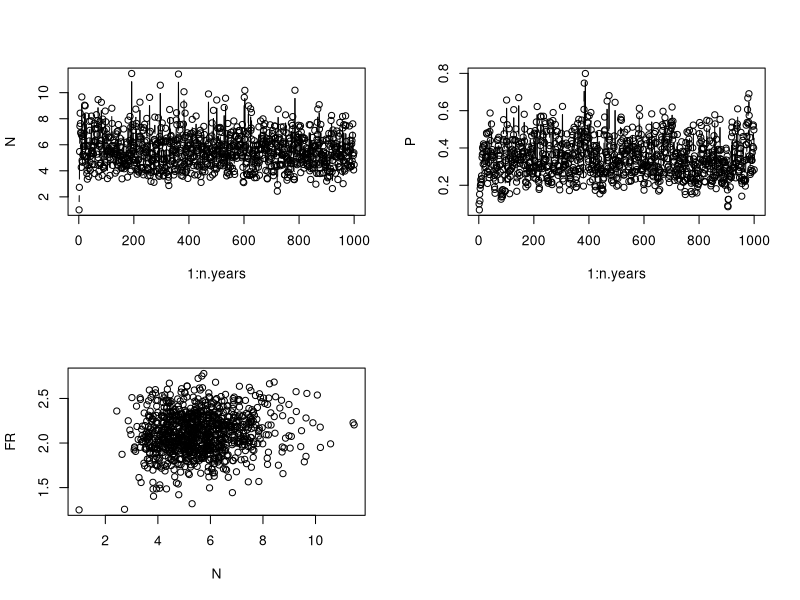

This figure's R source: (Note: this script raises an error after producing the figure.)
#### 15/03/2018 -- FBarraquand and OGimenez
#### Computation of the Hessian for the discrete-time Leslie-May model


### --- Questions ------------------------------------------------------------------#### 
### Better to do this numerically or symbolically? (e.g. later in MAPLE?) 
### If numerically, how far into parameter space, i.e. what precision for the grid? 
### --------------------------------------------------------------------------------####

rm(list=ls())
graphics.off()

##################### Helper function #####################################################
### By OG 
logprot <- function(v){
eps <- 2.2204e-016
u <- log(eps) * (1+vector(length=length(v)))
index <- (v>eps)
u[index] <- log(v[index])
u
}

##################### Simulation used #####################################################

### Model used (use stored simulated data later on, just tryouts for now)
n.years<-1000  	# Long time series to look at structural identifiability
N1<-1			# Initial pop size
P1<-0.1
K<-1			# threshold dd 
beta<-1			# density-dependence exponent
rmax_V<-2			# Max AVERAGE growth rate (thus not a true max...)
rmax_P<-0.5
sigma2.proc<-0.05		# worked well with 0.005
# Process sigma on the log-scale, use the Peretti et al. value. 0.005


### FR and predator parameters
C<-2.5
D<-1
Q<-10

### Simulation of data
#set.seed(42) 
set.seed(41)
#set.seed(40)

y<-N<-P<-FR<-numeric(n.years)
N[1]<-N1
P[1]<-P1
FR[1]<-C*N[1]/(D+N[1])

rV<-rnorm(n.years-1,rmax_V,sqrt(sigma2.proc))
rP<-rnorm(n.years-1,rmax_P,sqrt(sigma2.proc))
FRnoise<-rnorm(n.years,0,sqrt(sigma2.proc))

for (t in 1:(n.years-1)){
 
  FR[t+1]<-(C*N[t]/(D+N[t])) + FRnoise[t+1]
  N[t+1]<-N[t]*(exp(rV[t])/(1+(N[t]/K)^beta))*exp(-FR[t]*P[t]/N[t])
  P[t+1]<-P[t]*exp(rP[t])/(1+P[t]*Q/N[t])
}
## Plotting time series of abundances and FR
par(mfrow=c(2,2))
plot(1:n.years,N,type="b")
plot(1:n.years,P,type="b")
#curve(dbeta(x,a,b),from=0, to=1)
plot(N,FR)

### Produce dataset to fit
data = cbind(log(N),log(P),FR) 

##################### Define likelihood and RSS for both models with and without noisy FRs ######################################

################# Define the likelihood ########################################
logLik=function(theta,y){
#### y is the data with n rows and 3 columns // log-abundance data + FR data

#### Parameters
# theta1 = r 
# theta2 = gamma
# theta3 = sigma1
# theta4 = s
# theta5 = q 
# theta6 = sigma2
# theta7 = C
# theta8 = D
# theta9 = sigma3

n=nrow(y)
ll = 0.0 ### Or p_1(a_1|x_1) p(x_1)
for (t in 2:n){
N_t = exp(y[t-1,1])
P_t = exp(y[t-1,2]) 

######## Error that was previously there!! N_t/P_t instead P_t/N_t ###
### mu1 = y[t-1,1] + theta[1] - log(1+theta[2]*N_t) - y[t-1,3]*N_t/P_t
######################################################################
mu1 = y[t-1,1] + theta[1] - logprot(1+theta[2]*N_t) - y[t-1,3]*P_t/N_t
mu2 = y[t-1,2] + theta[4] - logprot((1+theta[5]*P_t/N_t))
mu3 = (theta[7]*N_t)/(theta[8] + N_t)
#ll= ll + log(dnorm(y[t,1], mu1, theta[3])) +  log(dnorm(y[t,2], mu2, theta[6])) + log(dnorm(y[t,3], mean = mu3, sd = theta[9]))
# we have log(0) problem
d1=dnorm(y[t,1], mu1, theta[3],log=T) ## directly asking for the log avoids problems
d2=dnorm(y[t,2], mu2, theta[6],log=T)
d3=dnorm(y[t,3], mu3, theta[9],log=T)
ll=ll+d1+d2+d3
}
return(-ll)
}


############### Working directly with the sum of squares ######################
RSS=function(theta,y){
  #### y is the data with n rows and 3 columns // log-abundance data + FR data
  
  #### Parameters
  # theta1 = r 
  # theta2 = gamma
  # theta3 = s
  # theta4 = q 
  # theta5 = C
  # theta6 = D
  # not the same theta
  
  n=nrow(y)
  rss = 0.0 ### Or p_1(a_1|x_1) p(x_1)
  for (t in 2:n){
    N_t = exp(y[t-1,1])
    P_t = exp(y[t-1,2]) 
    ############## Correction of error ###########################################
    ## mu1 = y[t-1,1] + theta[1] - log(1+theta[2]*N_t) - y[t-1,3]*N_t/P_t # error
    mu1 = y[t-1,1] + theta[1] - logprot(1+theta[2]*N_t) - y[t-1,3]*P_t/N_t # corrected
    mu2 = y[t-1,2] + theta[3] - logprot((1+theta[4]*P_t/N_t))
    mu3 = (theta[5]*N_t)/(theta[6] + N_t)
    rss=rss+(y[t,1] - mu1)^2+(y[t,2]-mu2)^2+(y[t,3]-mu3)^2
  }
  return(rss)
}

############################### LL ##################################################

################# Define the likelihood ########################################

logLik_FRwoutNoise=function(theta,y){
#### y is the data with n rows and 3 columns // log-abundance data + FR data

#### Parameters
# theta1 = r 
# theta2 = gamma
# theta3 = sigma1
# theta4 = s
# theta5 = q 
# theta6 = sigma2
# theta7 = C
# theta8 = D
# theta9 = sigma3

n=nrow(y)
ll = 0.0 ### Or p_1(a_1|x_1) p(x_1)
for (t in 2:n){
N_t = exp(y[t-1,1])
P_t = exp(y[t-1,2]) 

######## Error that was previously there!! N_t/P_t instead P_t/N_t ###
### mu1 = y[t-1,1] + theta[1] - log(1+theta[2]*N_t) - y[t-1,3]*N_t/P_t
######################################################################
mu1 = y[t-1,1] + theta[1] - logprot(1+theta[2]*N_t) - (theta[7]*P_t)/(theta[8] + N_t)
mu2 = y[t-1,2] + theta[4] - logprot((1+theta[5]*P_t/N_t))
#ll= ll + log(dnorm(y[t,1], mu1, theta[3])) +  log(dnorm(y[t,2], mu2, theta[6])) + log(dnorm(y[t,3], mean = mu3, sd = theta[9]))
# we have log(0) problem
d1=dnorm(y[t,1], mu1, theta[3],log=T) ## directly asking for the log avoids problems
d2=dnorm(y[t,2], mu2, theta[6],log=T)
#d3=dnorm(y[t,3], mu3, theta[9],log=T)
ll=ll+d1+d2#+d3
}
return(-ll)
}


############### Working directly with the sum of squares ######################
RSS_FRwoutNoise=function(theta,y){
  #### y is the data with n rows and 3 columns // log-abundance data + FR data
  
  #### Parameters
  # theta1 = r 
  # theta2 = gamma
  # theta3 = s
  # theta4 = q 
  # theta5 = C
  # theta6 = D
  # not the same theta
  
  n=nrow(y)
  rss = 0.0 ### Or p_1(a_1|x_1) p(x_1)
  for (t in 2:n){
    N_t = exp(y[t-1,1])
    P_t = exp(y[t-1,2]) 
    ############## Correction of error ###########################################
    ## mu1 = y[t-1,1] + theta[1] - log(1+theta[2]*N_t) - y[t-1,3]*N_t/P_t # error
    mu1 = y[t-1,1] + theta[1] - logprot(1+theta[2]*N_t) -  (theta[5]*P_t)/(theta[6] + N_t) # corrected
    mu2 = y[t-1,2] + theta[3] - logprot((1+theta[4]*P_t/N_t))
    rss=rss+(y[t,1] - mu1)^2+(y[t,2]-mu2)^2#+(y[t,3]-mu3)^2
  }
  return(rss)
}

################################ Computation of MLE ##########################################################
################################ + computation of the Hessian at the MLE #####################################

######### Estimation starting at the MLE ###########
theta_true  = c(rmax_V,1/K,sqrt(0.05),rmax_P,Q,sqrt(0.05),C,D,sqrt(0.05))
p_opt<-optim(theta_true, logLik, y=data,method="BFGS",hessian=T)
p_opt$par
theta_true

######### Estimation starting away from MLE ########
theta_init = theta_true + rnorm(9,0,sd=0.05)
p_opt<-optim(theta_init, logLik, y=data,method="BFGS",hessian=T,control=list(fnscale=-1))
p_opt$par
theta_true
### Ask optim for the Hessian
hessian=p_opt$hessian
print(hessian, dig = 9) ## or use scipen
options(scipen = 999)
print(hessian, dig = 9)
#revert back
options(scipen = 0)

eigen(hessian) ## clearly no zeroes there? 
# $values
# [1] 41617.593143 40362.310251 37309.863813 33668.343616 18679.557058 18079.111183    93.263279    12.579849     1.507702

lambda1 = max(eigen(hessian)$values)
9*lambda1*10^(-9) #way below lowest eigenvalue

# should be reproduced for several simulations later on. 

## --- old comments on previous simus ---- #
# There is however the question of whether this matrix is positive definite. 
# (which happens for the Hessian when all eigenvalues are positive) -> I'm not sure in fact. 
# The last eigenvalue is negative. On the other hand it is very small so we can consider it zero. 
## ---------------------------------------- #

# Looking at the correlations in the matrix 

Sigma =solve(hessian) #variance-covariance matrix
Rho = cov2cor(Sigma) #correlation matrix
library(corrplot)
par(mfrow=c(1,1))
rownames(Rho) = c("r_V","1/K_V","sigma1","r_P","Q","sigma2","C","D","sigma3")
colnames(Rho) = c("r_V","1/K_V","sigma1","r_P","Q","sigma2","C","D","sigma3")
corrplot(Rho, method="circle")
corrplot(Rho, method = "number")
# There are significant correlations between pairs of parameters (same as in the Bayesian analysis)

######## Estimation based on RSS ##################

### New restricted theta
theta_true  = c(rmax_V,1/K,rmax_P,Q,C,D)
p_opt<-optim(theta_true, RSS,y=data,hessian=T)
p_opt$par
theta_true
p_opt$hessian
eigen(p_opt$hessian) ### clearly interesting and non zero
# $values
# [1] 3334.2367985 2000.8569587 1736.6593414    8.9622937    1.4761840    0.1603394
# 
# $vectors
# [,1]          [,2]          [,3]          [,4]          [,5]          [,6]
# [1,]  7.739897e-01 -1.080998e-12  4.475014e-12  2.216871e-10 -6.331982e-01  1.602045e-09
# [2,] -6.331982e-01  2.257642e-12  1.515849e-12  2.719858e-10 -7.739897e-01  1.961642e-09
# [3,]  2.183674e-12  9.992858e-01  2.420841e-11 -9.492240e-12 -9.464525e-11 -3.778865e-02
# [4,] -2.225576e-12 -3.778865e-02 -3.714140e-12 -2.153198e-10 -2.530934e-09 -9.992858e-01
# [5,]  2.562748e-12  2.312261e-11 -9.299362e-01  3.677209e-01  1.253021e-10 -7.665235e-11
# [6,] -3.279388e-13 -7.693068e-12  3.677209e-01  9.299362e-01  3.277751e-10 -2.014524e-10

# Let's try from somewhere slightly different
theta_init = theta_true + rnorm(6,0,sd=0.05)
p_opt<-optim(theta_init, RSS, y=data,hessian=T)
p_opt$par
theta_true
p_opt$hessian
eigen(p_opt$hessian) ### clearly interesting and non zero
#$values
# [1] 3352.8312867 2000.8570244 1735.5738470    8.9450653    1.2821586    0.1615576
# 
# $vectors
# [,1]          [,2]          [,3]         [,4]          [,5]          [,6]
# [1,]  7.718547e-01  2.191974e-12 -1.043386e-12 2.212856e-10 -6.357990e-01 -1.340079e-09
# [2,] -6.357990e-01 -8.543305e-14 -4.183676e-12 2.691969e-10 -7.718547e-01 -1.625599e-09
# [3,]  1.715033e-12 -9.992857e-01 -8.596346e-12 1.284783e-11  7.828529e-11 -3.778910e-02
# [4,] -8.572868e-13  3.778910e-02 -3.438708e-12 2.772205e-10  2.105292e-09 -9.992857e-01
# [5,]  1.855122e-12  8.737344e-12 -9.298957e-01 3.678232e-01  1.317965e-10  1.055713e-10
# [6,] -3.522451e-13 -9.151013e-13  3.678232e-01 9.298957e-01  3.226127e-10  2.566702e-10


###################################################################################################
################### Now for the model where the FR is specified without the noise #################
###################################################################################################
# Revert back to full theta_true with 9 elements
# Nope!! There are only 8 elements here, no sigma3!!

theta_true  = c(rmax_V,1/K,sqrt(0.05),rmax_P,Q,sqrt(0.05),C,D)
p_opt<-optim(theta_true, logLik_FRwoutNoise, method="BFGS",y=data,hessian=T)
p_opt$par
### BFGS
# [1]  1.5041455  0.5197072  0.2226370  0.5065558 10.3046050  0.2314249 33.2937812 66.2760413
### Nelder-Mead
# [1]  1.9914255  0.9680671  0.2224996  0.5107744 10.4210424  0.2310457  3.2480513  1.8051012
theta_true
# [1]  2.0000000  1.0000000  0.2236068  0.5000000 10.0000000  0.2236068  2.5000000  1.0000000
p_opt$hessian
# [,1]          [,2]          [,3]          [,4]          [,5]          [,6]          [,7]          [,8]
# [1,]  2.017933e+04 -1.744166e+04  1.334904e+02 -1.776357e-09  0.000000e+00  3.552714e-09 -9.778635e+02  4.602678e+02
# [2,] -1.744166e+04  1.508817e+04 -1.271656e+02 -3.552714e-09 -2.309264e-08 -3.552714e-09  8.390894e+02 -3.920669e+02
# [3,]  1.334904e+02 -1.271656e+02  4.062105e+04 -1.065814e-08  1.421085e-08  2.131628e-08 -9.458752e+00  5.322839e+00
# [4,] -1.776357e-09 -3.552714e-09 -1.065814e-08  1.871413e+04 -7.040348e+02  2.880262e+01  0.000000e+00 -1.598721e-08
# [5,]  0.000000e+00 -2.309264e-08  1.421085e-08 -7.040348e+02  2.795303e+01 -2.714926e+00  0.000000e+00 -1.776357e-08
# [6,]  3.552714e-09 -3.552714e-09  2.131628e-08  2.880262e+01 -2.714926e+00  3.761812e+04  3.552714e-09  3.552714e-09
# [7,] -9.778635e+02  8.390894e+02 -9.458752e+00  0.000000e+00  0.000000e+00  3.552714e-09  5.381699e+01 -2.630698e+01
# [8,]  4.602678e+02 -3.920669e+02  5.322839e+00 -1.598721e-08 -1.776357e-08  3.552714e-09 -2.630698e+01  1.318995e+01
eigen(p_opt$hessian)
# $values
# [1] 6.054577e+04 4.031416e+04 3.730971e+04 1.867950e+04 5.779300e+01 1.504246e+00 5.509579e-02
# [8] 5.308338e-05
# 
# $vectors
# [,1]          [,2]          [,3]          [,4]          [,5]          [,6]
# [1,]  5.764044e-01 -4.308947e-05  1.260089e-12 -4.883187e-13  8.171292e-01 -2.827274e-10
# [2,] -8.171589e-01  4.152968e-05  1.139785e-13 -3.081142e-13  5.764101e-01 -2.160426e-10
# [3,] -5.876738e-05 -1.000000e+00  1.064255e-11 -3.343097e-13 -1.125797e-05  7.715109e-14
# [4,]  3.740335e-14 -3.318773e-13 -5.056317e-05  9.992864e-01  1.529329e-11  3.777154e-02
# [5,]  1.881479e-13  9.401594e-14  5.322336e-06 -3.777154e-02  3.893140e-10  9.992864e-01
# [6,]  6.325077e-13 -1.064259e-11 -1.000000e+00 -5.072812e-05  1.096834e-12  3.408689e-06
# [7,] -2.766412e-03 -1.958303e-06  2.828092e-13  5.638389e-13 -6.198803e-03  2.891478e-09
# [8,]  1.282357e-03  3.971253e-07  5.726018e-13  7.743699e-13  3.588536e-03 -4.496595e-09
# [,7]          [,8]
# [1,] -7.586655e-03 -5.278368e-04
# [2,] -1.620123e-03 -3.734781e-04
# [3,]  2.203137e-06 -4.566506e-07
# [4,]  1.706311e-10  1.071605e-10
# [5,]  4.509435e-09  2.859934e-09
# [6,] -9.924139e-15  6.475621e-13
# [7,] -9.071098e-01  4.208392e-01
# [8,]  4.208225e-01  9.071350e-01

#### Nelder-Mead
# $values
# [1] 40627.4553092 37618.1668741 35311.2566499 18740.5788017    14.9681016     2.1552563     1.4647539    -0.2764503
# 
# $vectors
# [,1]          [,2]          [,3]          [,4]          [,5]          [,6]          [,7]          [,8]
# [1,] -2.609296e-02 -1.182946e-12  7.553842e-01 -1.117742e-13  4.023732e-01  4.688183e-01  9.838325e-09 -2.168389e-01
# [2,]  2.284980e-02  1.033504e-12 -6.531189e-01 -1.290197e-13  5.113473e-01  5.015502e-01  1.072476e-08 -2.447141e-01
# [3,] -9.993972e-01  7.189136e-12 -3.471459e-02  5.128058e-13  7.714872e-05  1.989578e-04  3.735806e-12 -9.823869e-05
# [4,]  4.875137e-13 -1.527377e-03  4.445520e-14  9.992918e-01 -5.565064e-11 -6.339617e-10  3.759676e-02  2.314851e-10
# [5,] -3.705045e-13  1.008307e-04  4.041092e-13 -3.759665e-02 -1.491911e-09 -1.685328e-08  9.992930e-01  6.134774e-09
# [6,] -7.131091e-12 -9.999988e-01 -1.818651e-12 -1.530088e-03 -3.962634e-14 -7.965266e-13  4.333509e-05  1.493318e-13
# [7,]  1.334819e-03 -4.242448e-14 -3.649754e-02  9.164045e-16 -6.113728e-01  7.270867e-01  9.445264e-09  3.102167e-01
# [8,] -6.481256e-04 -1.180791e-13  1.712617e-02 -8.180576e-13  4.503811e-01 -1.299384e-03 -4.829758e-09  8.926710e-01

######### Estimation starting away from MLE ########
theta_init = theta_true + rnorm(8,0,sd=0.05)
p_opt<-optim(theta_init, logLik_FRwoutNoise,method="BFGS", y=data,hessian=T)
p_opt$par
theta_true
theta_init
p_opt$hessian
eigen(p_opt$hessian)
### BFGS
#$values
#[1] 6.193873e+04 4.032005e+04 3.731044e+04 1.867967e+04 6.016344e+01 1.507778e+00 1.812701e-02
#[8] 9.703971e-06
### Looks like BFGS performs worse than Nelder-Mead without the FR data (see below as well)

### Nelder-Mead
#$values
#[1]  4.013941e+04  3.727161e+04  3.536148e+04  1.867194e+04  1.933835e+01  4.327331e+00  1.533097e+00 -4.063515e-02
### Seems better starting a little further away. May be need to be repeated

theta_init = theta_true + rnorm(8,0,sd=0.05)
p_opt<-optim(theta_init, logLik_FRwoutNoise,method="BFGS",y=data,hessian=T)
p_opt$par
theta_true
theta_init
p_opt$hessian
eigen(p_opt$hessian)
### BFGS
#$values
#[1] 6.037045e+04 4.031188e+04 3.731284e+04 1.868018e+04 5.741190e+01 1.513332e+00 5.721312e-02
#[8] 5.451893e-05
# $values
# [1] 40942.1328803 36579.3709513 33872.4695387 18511.1139219    19.6803090     2.9133301     1.2436616    -0.2908425
### Seems like quite of bit of these estimates of last eigenvalue are negative. 
diag(solve(p_opt$hessian)) ### produces a number of negative variance estimates. 
## Beware that we use -LL, so Hessian = observed FIM (Fisher Information Matrix)
## Loop over datasets to obtain the true, expected FIM?

######## Estimation from RSS ################
theta_true  = c(rmax_V,1/K,rmax_P,Q,C,D)
p_opt<-optim(theta_true,RSS_FRwoutNoise, y=data,hessian=T)
p_opt$par
theta_true
p_opt$hessian
eigen(p_opt$hessian) ### clearly interesting and non zero? (inluding the last one?)
# $values
# [1] 3344.31352989 2000.86370062    1.73515380    0.38035271    0.16121792   -0.00985483
# $vectors
# [,1]          [,2]          [,3]          [,4]          [,5]          [,6]
# [1,]  7.728650e-01 -6.748275e-12 -4.098421e-01  4.651301e-01  2.680788e-09  1.355107e-01
# [2,] -6.330323e-01  1.050155e-12 -5.502109e-01  5.191807e-01  3.818701e-09  1.642847e-01
# [3,] -5.951248e-12 -9.992841e-01 -2.332476e-10 -2.002480e-10 -3.783315e-02  7.145223e-10
# [4,]  3.866315e-13  3.783315e-02 -6.257578e-09 -5.249541e-09 -9.992841e-01  1.886142e-08
# [5,] -4.011429e-02  1.187677e-12  5.917052e-01  7.025929e-01 -1.481861e-08 -3.932418e-01
# [6,]  1.845706e-02 -1.824998e-12 -4.232994e-01 -1.430688e-01 -1.348010e-08 -8.944318e-01

## The last two parameters may be a little linked? Negative eigenvalue but this may in fact be zero? 

theta_init = theta_true + rnorm(6,0,sd=0.05)
p_opt<-optim(theta_init, RSS, y=data,hessian=T)
p_opt$par
theta_true
theta_init
#No obvious influence of theta_init on the results
p_opt$hessian
eigen(p_opt$hessian) ### clearly interesting and non zero
# $values
# [1] 3324.3545403 2000.8370768 1736.7462917    8.9679044    1.3913928    0.1586457
# $vectors
# [,1]          [,2]          [,3]          [,4]          [,5]          [,6]
# [1,]  7.751464e-01 -1.888266e-12  1.748739e-13 -7.603514e-12 -6.317817e-01  1.496517e-09
# [2,] -6.317817e-01  4.366499e-12 -2.381479e-12 -1.538362e-11 -7.751464e-01  1.837078e-09
# [3,] -4.196303e-12 -9.992907e-01  1.514892e-12  1.713220e-11  8.703747e-11  3.765710e-02
# [4,]  7.709085e-13  3.765710e-02  5.252822e-12  4.526253e-10  2.367879e-09  9.992907e-01
# [5,]  1.177811e-13 -1.195932e-12 -9.298648e-01  3.679013e-01 -4.540579e-12 -1.617067e-10
# [6,] -4.160374e-12  5.543679e-13  3.679013e-01  9.298648e-01 -1.619357e-11 -4.231339e-10

# $values
# [1] 3288.9438361 2000.8565182 1730.1249428    8.8419892    0.6927461    0.1618371
# 
# $vectors
# [,1]          [,2]          [,3]          [,4]          [,5]          [,6]
# [1,]  7.793633e-01 -2.303427e-12  3.370507e-12 -5.139319e-10 -6.265723e-01 -6.975312e-09
# [2,] -6.265723e-01 -4.417751e-12 -2.509825e-13 -6.387047e-10 -7.793633e-01 -8.678396e-09
# [3,]  9.214957e-13 -9.992859e-01 -2.733869e-11 -3.403855e-11 -4.158298e-10  3.778575e-02
# [4,] -1.376074e-12  3.778575e-02 -9.480527e-12 -9.308575e-10 -1.112639e-08  9.992859e-01
# [5,]  2.716018e-12  2.550093e-11 -9.299939e-01  3.675749e-01 -3.031194e-10  3.326169e-10
# [6,] -7.025175e-13 -8.833045e-12  3.675749e-01  9.299939e-01 -7.617032e-10  8.701316e-10

#### some percentage has negative eigenvalues but way less than before with the likelihood I think

solve(p_opt$hessian)

################################ Computation of Hessian #######################################################

### Computation at the true parameter values
### There's of course the question of whether it is better to compute the Hessian
### for the true param values or at the MLE (which might be slightly different on a finite time series). 

### In Gimenez et al. Animal Biodiversity and Conservation 27.1 (2004) They use the MLE.
### But for a theoretical work, what should we use? 

### Use other algorithm to compute the Hessian exactly at the true value
library("numDeriv")

theta_true  = c(rmax_V,1/K,sqrt(0.05),rmax_P,Q,sqrt(0.05),C,D,sqrt(0.05))
LL = function(theta){
  return(logLik(theta,data))
}
LL(theta_true)

hessian_thetaTrue=hessian(LL,theta_true)
eigen(hessian_thetaTrue)
## SD error
sqrt(diag(solve(hessian_thetaTrue)))
#[1] 0.243049234 0.288849849 0.005040121 0.028748093 0.728317339 0.004755960 0.043872686 0.110662255 0.005165725

#$values
# [1] 44294.175086 39378.550751 37848.716366 34111.484789 19976.028177 16277.744431    70.872841
# [8]     7.018634     1.882450
# 

### Removing last parameter for test with LL_FRwoutNoise
theta_true  = c(rmax_V,1/K,sqrt(0.05),rmax_P,Q,sqrt(0.05),C,D)

LL_FRwoutNoise = function(theta){
  return(logLik_FRwoutNoise(theta,data))
}

hessian_thetaTrue_FRwoutNoise=hessian(LL_FRwoutNoise,theta_true)
eigen(hessian_thetaTrue_FRwoutNoise)

# $values
# [1] 4.429418e+04 3.966980e+04 3.419146e+04 1.997603e+04 2.326595e+01 6.332812e+00 1.882450e+00 1.473978e-02
### Still a question of whether the last one is positive or not... 

### Using Viallefond et al.'s criteria
lambda1 = max(eigen(hessian_thetaTrue_FRwoutNoise)$values)
q = 8
eps = 10^(-9)
eigen(hessian_thetaTrue_FRwoutNoise)$values>q*lambda1*eps
# TRUE here

# Previously we had an error changing these $values
# [1]  4.429418e+04  3.966980e+04  3.419146e+04  1.997603e+04  2.326595e+01  6.332812e+00
# [7]  1.882450e+00  1.473978e-02 -4.179847e-23

eigen_FRwoutNoise=eigen(hessian_thetaTrue_FRwoutNoise)
#eigenvector associated with near-zero eigenvalue
eigen_FRwoutNoise$vectors[,8]
#largest link between C and D. Or is this correct? -> what's the new basis? 

################# Redo the same analysis with sum of squares #################

theta_true  = c(rmax_V,1/K,rmax_P,Q,C,D)
RSS_bis = function(theta){
  return(RSS(theta,data))
}
RSS_bis(theta_true)

hessian_RSS_thetaTrue=hessian(RSS_bis,theta_true)
eigen(hessian_RSS_thetaTrue)
# $values
# [1] 3411.9132542 2000.9252194 1631.3533267    7.1423266    0.7019349    0.1882889

# Now for the model with FR without noise

RSS_bis_FRwoutNoise = function(theta){
  return(RSS_FRwoutNoise(theta,data))
}
RSS_bis_FRwoutNoise(theta_true)

hessian_RSS_thetaTrue_FRwoutNoise=hessian(RSS_bis_FRwoutNoise,theta_true)
eigen(hessian_RSS_thetaTrue_FRwoutNoise)
# $values
# [1] 3.419685e+03 2.000925e+03 2.328096e+00 6.335312e-01 1.882889e-01 1.475940e-03
# 
# $vectors
# [,1]          [,2]          [,3]          [,4]          [,5]          [,6]
# [1,]  7.642358e-01 -5.185763e-15  5.166907e-01 -3.764703e-01 -1.339072e-11 -8.511460e-02
# [2,] -6.433480e-01  1.123952e-14  6.521352e-01 -3.883610e-01 -1.487730e-11 -9.999365e-02
# [3,]  9.900002e-15  9.992687e-01  2.487080e-13 -8.519244e-13  3.823704e-02 -7.097592e-13
# [4,] -3.011594e-15 -3.823704e-02  7.151991e-12 -2.188996e-11  9.992687e-01 -1.699767e-11
# [5,] -4.182289e-02 -1.298747e-15 -4.654567e-01 -8.059012e-01 -8.139938e-12  3.634889e-01
# [6,]  1.726023e-02  6.557340e-14  3.018285e-01  2.407676e-01  1.880481e-11  9.222975e-01

q = 6
lambda1 = max(eigen(hessian_RSS_thetaTrue_FRwoutNoise)$values)
eigen(hessian_RSS_thetaTrue_FRwoutNoise)$values>q*lambda1*eps
## Compare to singular value decomposition
eigen(hessian_RSS_thetaTrue_FRwoutNoise)$values
svd(hessian_RSS_thetaTrue_FRwoutNoise)$d

### Looks much better -- the last eigenvalue is fairly weak compared to the others though
### The last eigenvector suggests a linkage between the last two elements 
### Keep in mind that it is because these elements belong to the "null" space eigenvector that they indicate linkage. 
### These are C and D, which makes sense based on previous results. 

### Or can we use the different orders of magnitude for the eigenvalues here? 

### Clearly that's a different value from the one that we get at MLE, though there are some similarities
### in the spectra of the Hessian matrix at theta_true vs theta_hat. 

### NB there are some models in the literature that may not be identifiable 
### I'm curious about this one for instance, since fitted on only one compartment
### Ives et al. (2008). High-amplitude fluctuations and alternative dynamical states of midges in Lake Myvatn. Nature, 452(7183), 84.
#####################################################################################################################################

########################### Profiles of the likelihood near theta_true ##################################




